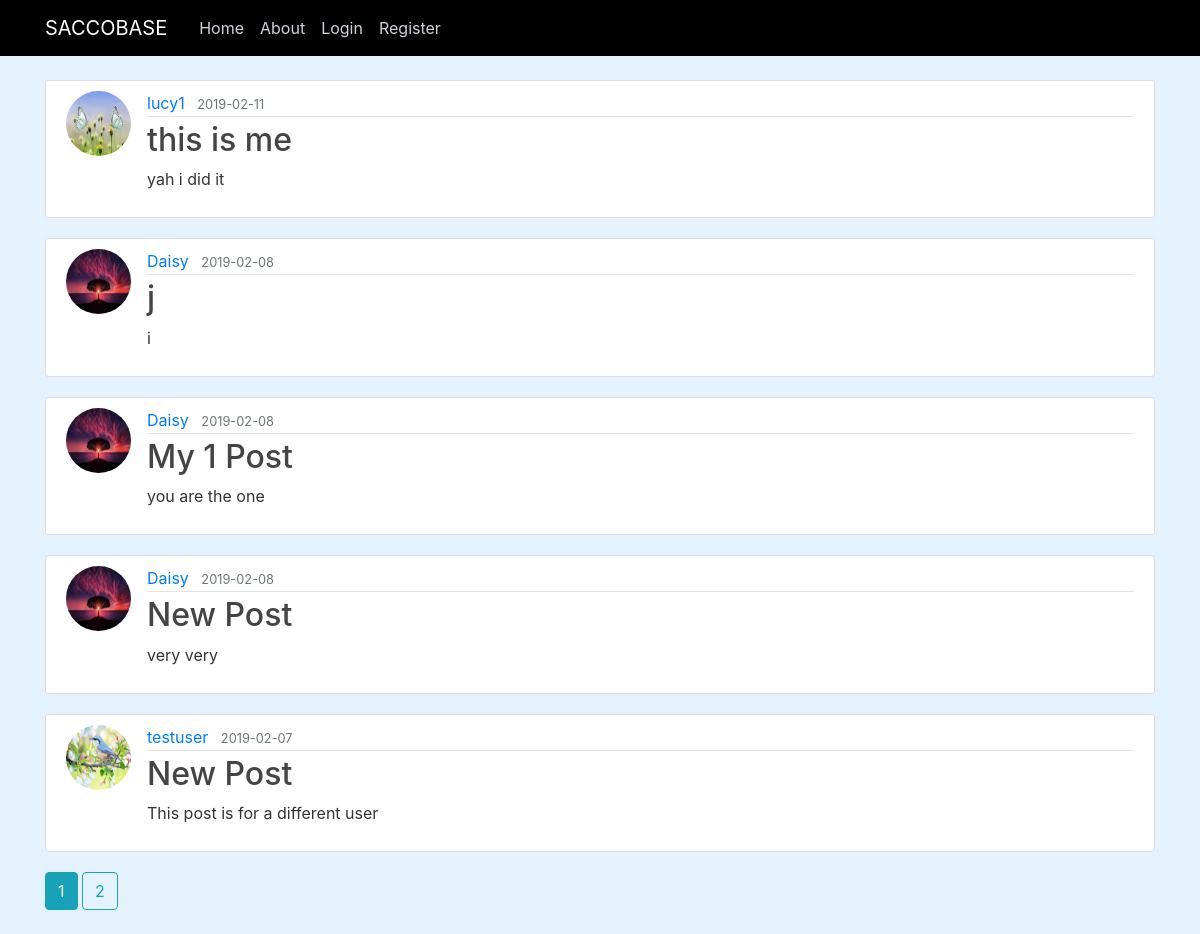
Page /home on the earlier database version.
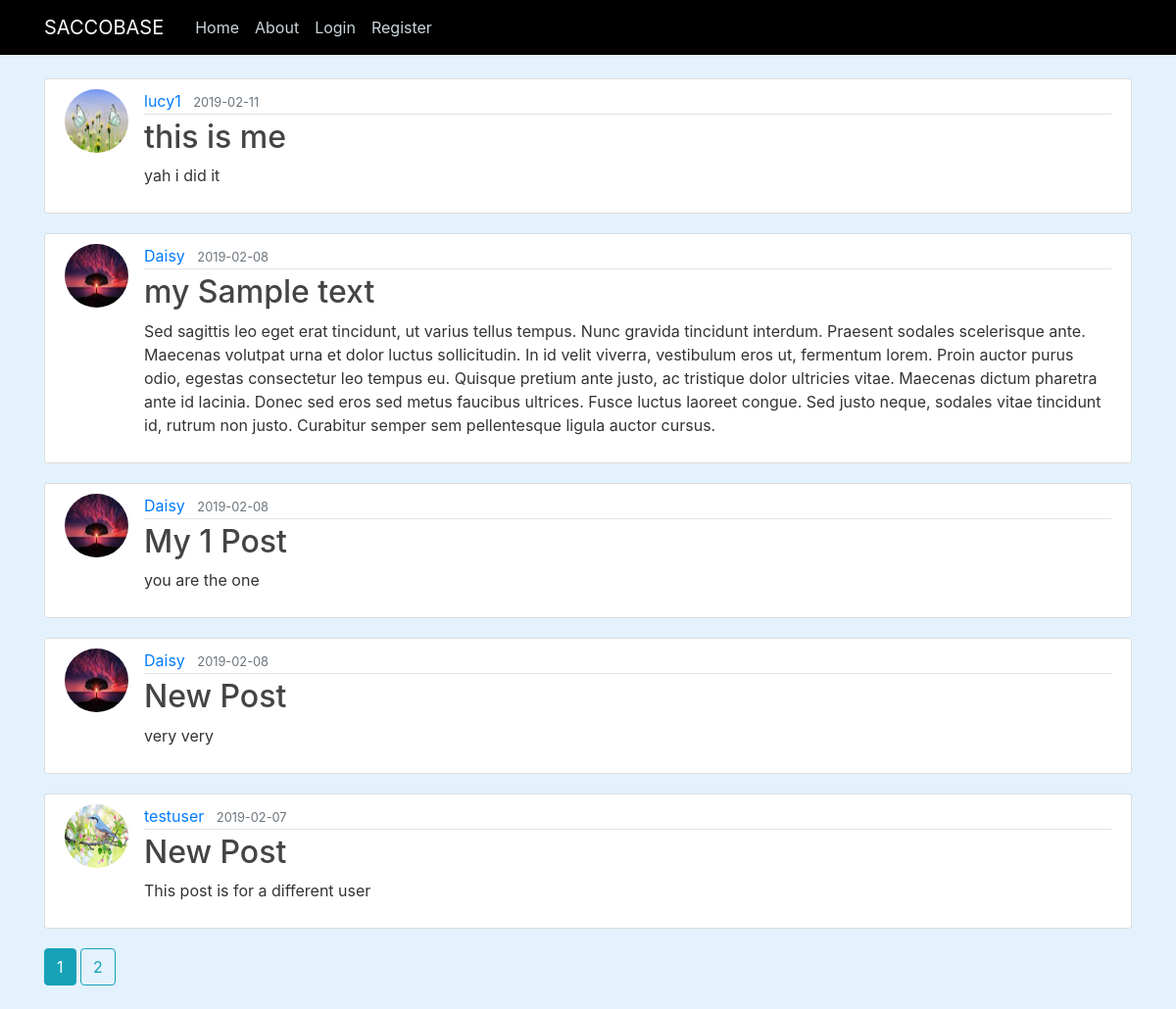
Same page on the later database version.
### flaskblog/models.py (models this page shows, shortened)
class Post(db.Model):
    id = db.Column(db.Integer, primary_key=True)
    title = db.Column(db.String(100), nullable=False)
    date_posted = db.Column(db.DateTime, nullable=False, default=datetime.utcnow)
    content = db.Column(db.Text,nullable=False)
    user_id = db.Column(db.Integer, db.ForeignKey('user.id'), nullable=False)

class User(db.Model, UserMixin):
    id = db.Column(db.Integer, primary_key=True)
    username = db.Column(db.String(20), unique=True, nullable=False)
    email = db.Column(db.String(120), unique=True, nullable=False)
    image_file = db.Column(db.String(20), nullable=False, default='default.jpg')
    password = db.Column(db.String(60), nullable=False)
    post = db.relationship('Post', backref='author', lazy=True)

### flaskblog/routes.py (the view)
@app.route('/')
@app.route('/home')
def home():
    page = request.args.get('page', 1, type=int)
    posts = Post.query.order_by(Post.date_posted.desc()).paginate(page=page, per_page=5)
    return render_template('home.html', posts=posts)

### flaskblog/templates/home.html
{% extends "layout.html" %}
    {% block content %}
    {% for post in posts.items %}
    <article class="media content-section">
      <img class="rounded-circle article-img" src="{{ url_for('static', filename='profile_pics/' + post.author.image_file) }}" >
        <div class="media-body">
          <div class="article-metadata">
            <a class="mr-2" href="{{url_for('user_posts', username=post.author.username)}}">{{ post.author.username }}</a>
            <small class="text-muted">{{ post.date_posted.strftime('%Y-%m-%d') }}</small>
          </div>
          <h2><a class="article-title" href="{{ url_for('post', post_id=post.id)}}">{{ post.title }}</a></h2>
          <p class="article-content">{{ post.content }}</p>
        </div>
      </article>
    {% endfor %}
    {% for page_num in posts.iter_pages(left_edge=1, right_edge=1, left_current=1, right_current=2) %}
      {% if page_num %}
        {% if posts.page == page_num %}
          <a class="btn btn-info mb-4" href="{url_for('home', page=page_num)}">{{ page_num }}</a>
        {% else %}
          <a class="btn btn-outline-info mb-4" href="{url_for('home', page=page_num)}">{{ page_num }}</a>
        {% endif %}
      {% else %}
        ...
      {% endif %}
    {% endfor %}
{% endblock content %}

Differences in the rows shown:
changed Post: title "j" → "my Sample text"; content "i" → "Sed sagittis leo eget erat tincidunt, ut varius tellus tempus. Nunc gravida tincidunt interdum. Praesent sodales scelerisque ante. Maecenas volutpat urna et dolor luctus sollicitudin. In id velit viverra, vestibulum eros ut, fermentum lorem. Proin auctor purus odio, egestas consectetur leo tempus eu. Quisque pretium ante justo, ac tristique dolor ultricies vitae. Maecenas dictum pharetra ante id lacinia. Donec sed eros sed metus faucibus ultrices. Fusce luctus laoreet congue. Sed justo neque, sodales vitae tincidunt id, rutrum non justo. Curabitur semper sem pellentesque ligula auctor cursus."
